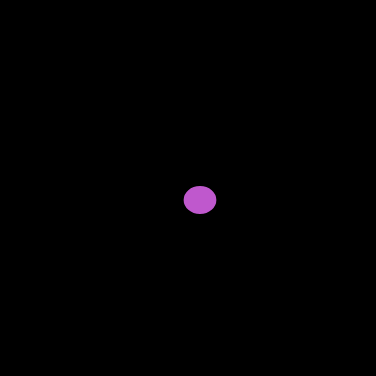
Frame 1 (no input)
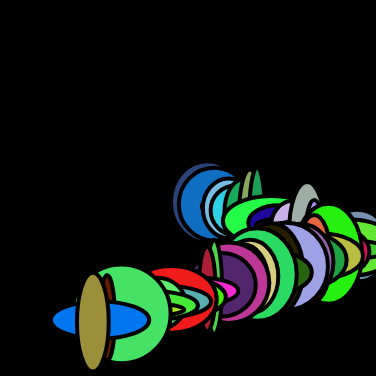
Frame 60 (no input)
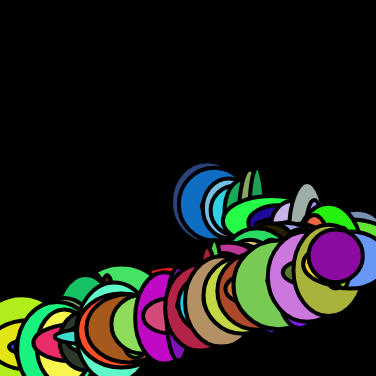
Frame 120 (the mouse pressed at the canvas centre since frame 60)

The p5.js sketch that drew these frames (run headless with seeded random() and noise() and a simulated clock; from frame 60 on, the mouse is pressed at the canvas centre):

// p5.js sketch
// ── sketch.js
//Charlie's drawing Iteration 3


fr = 60
var x = 200;
var y = 200;
var r;
var g;
var b;

function setup() {
  createCanvas(376, 376);
  background(0, 0, 0);
  frameRate(fr);
  speed = random(0, 10);
  speedY = random(0, 10);
  
}
function draw() {
  r = random(0, 255);
  g = random(0, 255);
  b = random(0, 255);
  stroke(r, g, b);
  strokeWeight(4);
  stroke(0);
  fill(r, g, b);
  ellipse(x, y, random(10, 100), random(10, 100));
  x += speed;
  y += speedY
  
  if (x > 351 || x < 25) {
    speed *= -1;
  }
  
  if (y > 351 || y < 25) {
    speedY *= -1;
  }
  
}
